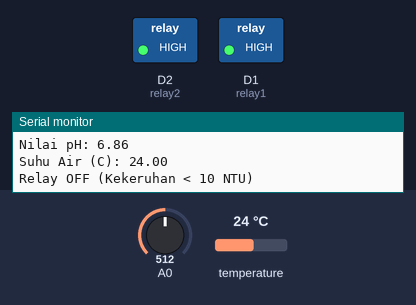
Bench run of a sketch on a simulated ESP8266 (NodeMCU). On the bench: switched loads named in the sketch (green lamp = pin HIGH), the last lines printed to the serial monitor. The inputs (shaded band) are chosen by the test bench; at power-on: A0 = 512, temperature 24 °C. Pins used as bus, display or sensor lines are not drawn.

Above: at 2.7 s.
2.8 s: A0 set to 961
5.2 s: A0 set to 985
At 8.5 s:
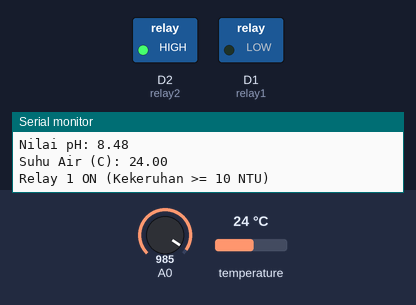
9.0 s: A0 set to 900
At 12.2 s:
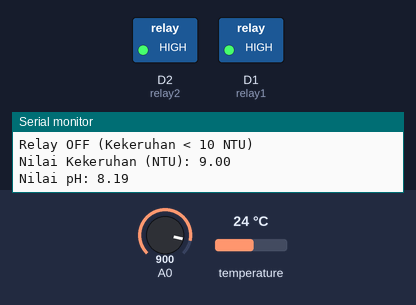
12.6 s: A0 set to 1023
At 16.0 s:
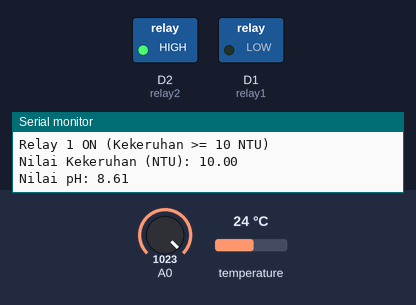
Timing chart, 0 to 17.1 s (numbered marks = the images above; inputs shaded):
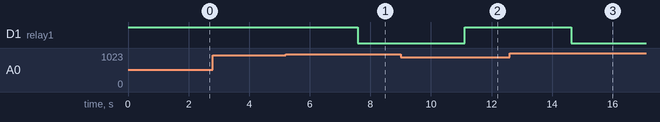

Measured:
- the behaviour switches between 971 and 972 on A0 (found by bisection; images 0 and 1)
- after the input at 5.2 s, D1 (relay1): HIGH → LOW after 2.4 s
- after the input at 9.0 s, D1 (relay1): LOW → HIGH after 2.1 s
- after the input at 12.6 s, D1 (relay1): HIGH → LOW after 2.0 s

The sketch:

fix.ino
```cpp
#include <OneWire.h>
#include <DallasTemperature.h>
#include "UbidotsESPMQTT.h"

// Token dan detail WiFi untuk Ubidots
#define TOKEN "BBUS-kpFW4GtN4Q4sUVJVnYljDbvNjhHtmn" // Ganti dengan TOKEN Ubidots Anda
#define WIFINAME "Naira" // Ganti dengan SSID WiFi Anda
#define WIFIPASS "yovan111" // Ganti dengan password WiFi Anda

Ubidots client(TOKEN);

// Pin untuk sensor suhu DS18B20
#define ONE_WIRE_BUS D4 // Menghubungkan pin data DS18B20 ke D4

// Mengatur OneWire dan DallasTemperature library
OneWire oneWire(ONE_WIRE_BUS);
DallasTemperature sensors(&oneWire);

// Pin untuk relay
int relay1 = D1; // Pin untuk Relay 1
int relay2 = D2; // Pin untuk Relay 2

// Pin saluran CD4051
int turbiditySensorPin = 0; // Saluran Y0 untuk sensor kekeruhan pada CD4051
int pHSensorPin = 1;        // Saluran Y1 untuk sensor pH pada CD4051
int tempSensorPin = 2;      // Saluran Y2 untuk sensor suhu pada CD4051

// Variabel untuk manajemen waktu relay
unsigned long relay1StartTime = 0; // Waktu mulai untuk relay 1
unsigned long relay2StartTime = 0; // Waktu mulai untuk relay 2
bool relay1Active = false;         // Status relay 1
bool relay2Active = false;         // Status relay 2

const unsigned long relayDuration = 30 * 60 * 1000; // Durasi aktif relay dalam milidetik (30 menit)

// Pin kontrol untuk CD4051
int S1 = D5;
int S2 = D6;
int S3 = D7;

// Konstanta untuk kalibrasi pH
const float pHCalibrationValue = 6.86; // Nilai kalibrasi cairan pH
const int pHCalibrationRaw = 512;      // Nilai ADC pada cairan kalibrasi pH
const float pHSlope = 3.5;             // Estimasi perbedaan pH per 1023 nilai ADC

// Fungsi callback untuk Ubidots
void callback(char *topic, byte *payload, unsigned int length) {
  Serial.print("Pesan diterima [");
  Serial.print(topic);
  Serial.print("]: ");
  for (int i = 0; i < length; i++) {
    Serial.print((char)payload[i]);
  }
  Serial.println();
}

void selectChannel(int channel) {
  digitalWrite(S1, channel & 0x01);         // Bit paling rendah
  digitalWrite(S2, (channel >> 1) & 0x01); // Bit tengah
  digitalWrite(S3, (channel >> 2) & 0x01); // Bit tertinggi
}

float calculatePH(int rawValue) {
  return pHCalibrationValue + ((rawValue - pHCalibrationRaw) / 1023.0) * pHSlope;
}

void setup() {
  Serial.begin(115200);

  // Inisialisasi relay
  pinMode(relay1, OUTPUT);
  pinMode(relay2, OUTPUT);
  digitalWrite(relay1, HIGH); // Memastikan relay 1 mati
  digitalWrite(relay2, HIGH); // Memastikan relay 2 mati

  // Inisialisasi pin CD4051
  pinMode(S1, OUTPUT);
  pinMode(S2, OUTPUT);
  pinMode(S3, OUTPUT);

  // Inisialisasi sensor suhu
  sensors.begin();

  // Setup koneksi ke Ubidots
  client.setDebug(true);
  client.wifiConnection(WIFINAME, WIFIPASS);
  client.begin(callback);
}

void loop() {
  // Pastikan terhubung ke Ubidots
  if (!client.connected()) {
    client.reconnect();
  }

  // Membaca nilai dari sensor turbidity
  selectChannel(turbiditySensorPin);
  int turbidityValue = analogRead(A0);
  float ntuValue = map(turbidityValue, 0, 1023, 0, 10);
  Serial.print("Nilai Kekeruhan (NTU): ");
  Serial.println(ntuValue);

  // Membaca nilai dari sensor pH
  selectChannel(pHSensorPin);
  int pHRawValue = analogRead(A0);
  float pH = calculatePH(pHRawValue);
  Serial.print("Nilai pH: ");
  Serial.println(pH);

  // Membaca nilai dari sensor suhu
  selectChannel(tempSensorPin);
  sensors.requestTemperatures();
  float temperatureC = sensors.getTempCByIndex(0);
  Serial.print("Suhu Air (C): ");
  Serial.println(temperatureC);

  // Logika untuk kontrol relay berdasarkan nilai kekeruhan
  if (ntuValue < 10) {
    digitalWrite(relay1, HIGH);
    digitalWrite(relay2, HIGH);
    relay1Active = false;
    relay2Active = false;
    Serial.println("Relay OFF (Kekeruhan < 10 NTU)");
  } else {
    if (!relay1Active) {
      relay1StartTime = millis();
      digitalWrite(relay1, LOW);
      relay1Active = true;
      Serial.println("Relay 1 ON (Kekeruhan >= 10 NTU)");
    }
  }

  if (relay1Active && (millis() - relay1StartTime >= relayDuration)) {
    digitalWrite(relay1, HIGH);
    relay1Active = false;
    relay2StartTime = millis();
    digitalWrite(relay2, LOW);
    relay2Active = true;
    Serial.println("Relay 1 OFF setelah 30 menit, Relay 2 ON");
  }

  if (relay2Active && (millis() - relay2StartTime >= relayDuration)) {
    digitalWrite(relay2, HIGH);
    relay2Active = false;
    Serial.println("Relay 2 OFF setelah 30 menit");
  }

  // Mengirim data ke Ubidots
  client.add("turbidity", ntuValue);
  client.add("pH", pH);
  client.add("temperature", temperatureC);
  client.ubidotsPublish("water-monitoring");

  client.loop();
  delay(1000);
}
```
